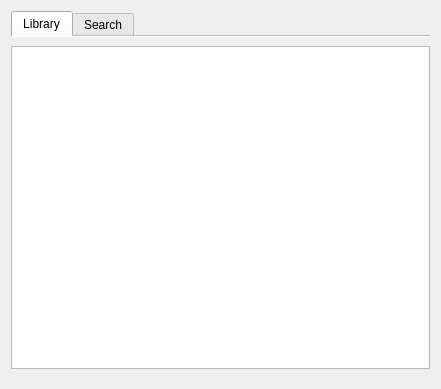
<?xml version="1.0" encoding="UTF-8"?>
<ui version="4.0">
 <class>LibraryWidget</class>
 <widget class="QWidget" name="LibraryWidget">
  <property name="geometry">
   <rect>
    <x>0</x>
    <y>0</y>
    <width>441</width>
    <height>389</height>
   </rect>
  </property>
  <property name="windowTitle">
   <string>Library</string>
  </property>
  <layout class="QVBoxLayout" name="verticalLayout_2">
   <item>
    <widget class="KTabWidget" name="ktabwidget">
     <property name="currentIndex">
      <number>0</number>
     </property>
     <property name="documentMode">
      <bool>true</bool>
     </property>
     <widget class="QWidget" name="tab">
      <attribute name="title">
       <string>Library</string>
      </attribute>
      <layout class="QVBoxLayout" name="verticalLayout">
       <property name="leftMargin">
        <number>0</number>
       </property>
       <property name="rightMargin">
        <number>0</number>
       </property>
       <item>
        <widget class="QTreeWidget" name="treeWidget">
         <property name="rootIsDecorated">
          <bool>false</bool>
         </property>
         <property name="headerHidden">
          <bool>true</bool>
         </property>
         <attribute name="headerVisible">
          <bool>false</bool>
         </attribute>
         <column>
          <property name="text">
           <string notr="true">1</string>
          </property>
         </column>
        </widget>
       </item>
      </layout>
     </widget>
     <widget class="QWidget" name="tab_2">
      <attribute name="title">
       <string>Search</string>
      </attribute>
      <layout class="QVBoxLayout" name="verticalLayout_3">
       <property name="leftMargin">
        <number>0</number>
       </property>
       <property name="rightMargin">
        <number>0</number>
       </property>
       <item>
        <widget class="SearchWidget" name="searchWidget" native="true"/>
       </item>
      </layout>
     </widget>
    </widget>
   </item>
  </layout>
 </widget>
 <customwidgets>
  <customwidget>
   <class>KTabWidget</class>
   <extends>QTabWidget</extends>
   <header>ktabwidget.h</header>
   <container>1</container>
  </customwidget>
  <customwidget>
   <class>SearchWidget</class>
   <extends>QWidget</extends>
   <header>docklets/searchwidget.h</header>
   <container>1</container>
  </customwidget>
 </customwidgets>
 <resources/>
 <connections/>
</ui>
